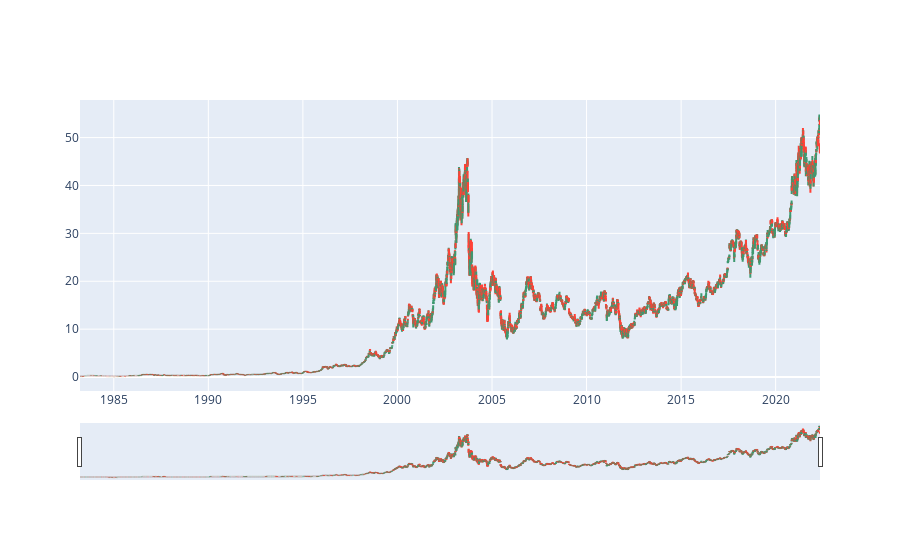

Notebook code cell kept with this figure:
### Code cell
fig = go.Figure(data=go.Ohlc(x=videos_AMD['date'],
                    open=videos_Intel['open'],
                    high=videos_Intel['high'],
                    low=videos_Intel['low'],
                    close=videos_Intel['close'])
                    )
fig.show()

### Figure 1 — Plotly figure (JSON) as saved in the notebook; plotly's stock layout.template omitted (floating-point values rounded to 4 significant figures; data arrays with more than 128 entries replaced by an {"elided": "..."} marker saying what was removed)
{"data": [{"close": {"elided": "10627 float values"}, "high": {"elided": "10627 float values"}, "low": {"elided": "10627 float values"}, "open": {"elided": "10627 float values"}, "type": "ohlc", "x": {"elided": "9866 str values"}}], "layout": {"autosize": true, "xaxis": {"autorange": true, "range": ["1983-03-20 12:00", "2022-05-06 12:00"], "rangeslider": {"autorange": true, "range": ["1983-03-20 12:00", "2022-05-06 12:00"], "yaxis": {"_template": null, "rangemode": "match"}}, "type": "date"}, "yaxis": {"autorange": true, "range": [-2.91, 57.84]}}}
